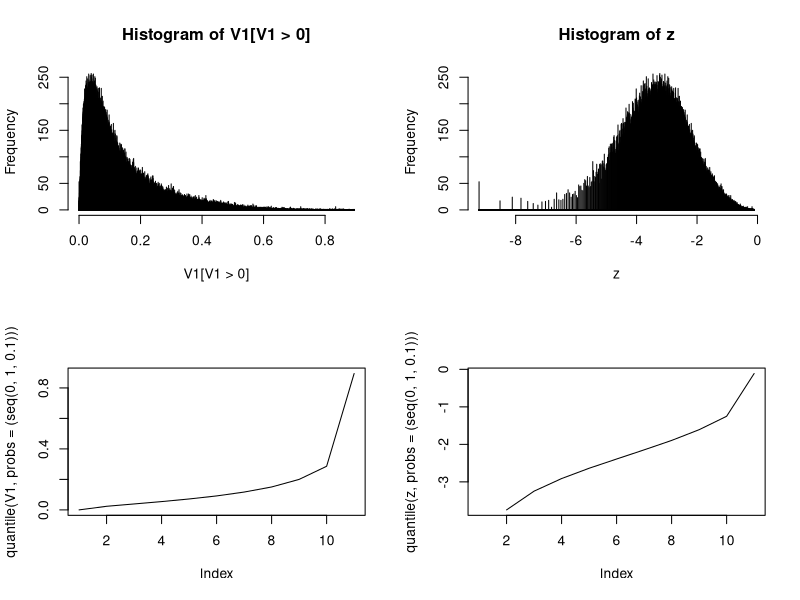

Write the R code that produced this figure.
x <- read.csv("green.csv", header=F)

par(mfrow=c(2, 2), oma=c(0, 0, 0, 0), omi=c(0, 0, 0, 0))

with(x, {
  z <- log(V1)

  hist(V1[V1 > 0], breaks=100000)
  hist(z, breaks=100000)
  plot(quantile(V1, probs=(seq(0, 1, 0.1))), type="l")
  plot(quantile(z, probs=(seq(0, 1, 0.1))), type="l")

  print(range(V1))
  print(quantile(V1, probs=(seq(0, 1, 0.1))))
  print(range(z[z != -Inf]))
  print(quantile(z, probs=(seq(0, 1, 0.1))))

})

